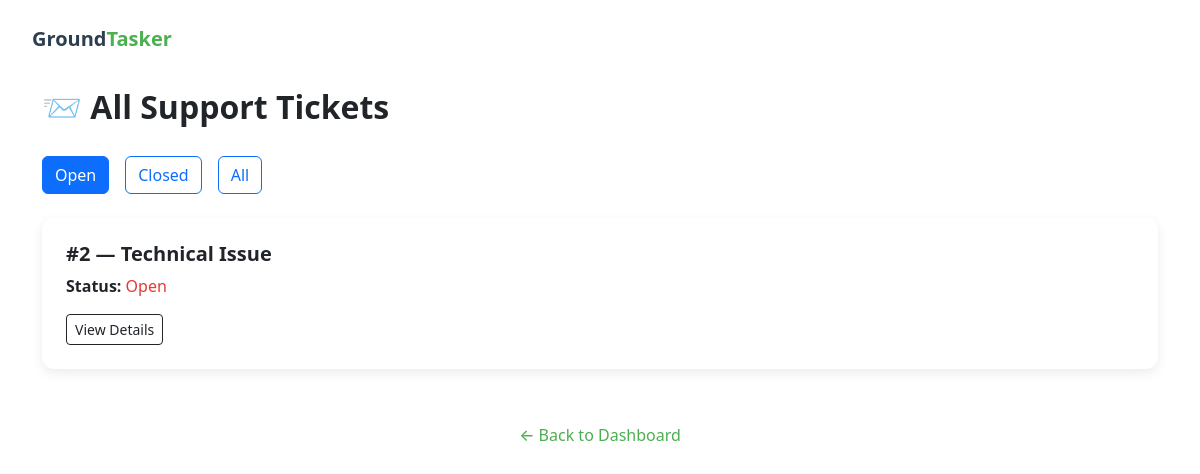
The app's page /admin-dashboard/tickets/?status=open (signed in), older data.
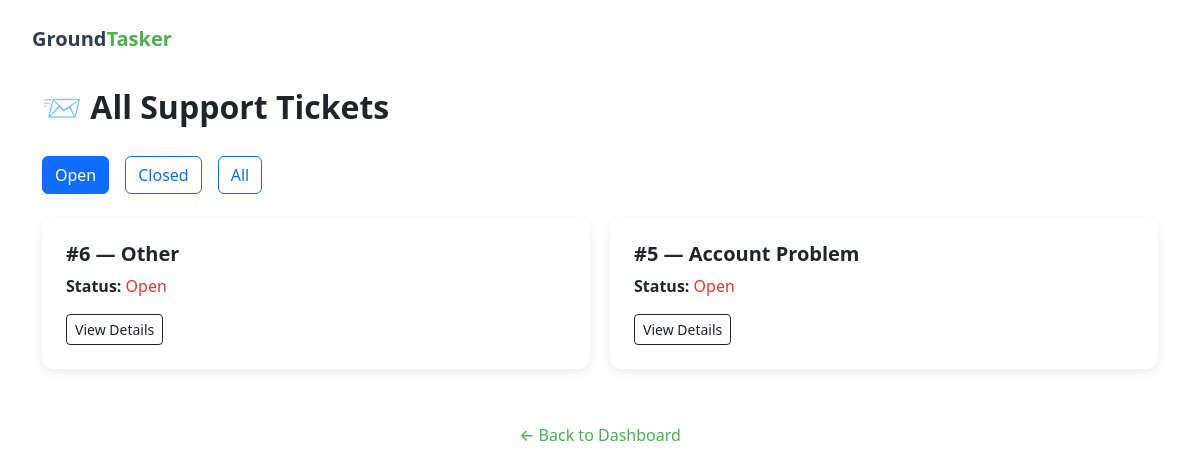
The same page, newer data.
### adminpanel/models.py (models this page shows, shortened)
class Ticket(models.Model):
    STATUS_CHOICES = [
        ('open', 'Open'),
        ('closed', 'Closed'),
    ]
    user = models.ForeignKey(User, on_delete=models.CASCADE)
    full_name = models.CharField(max_length=255)
    email = models.EmailField()
    category = models.CharField(max_length=100, default='General Support')
    message = models.TextField()
    attachment = models.FileField(upload_to='support_attachments/', blank=True, null=True)
    status = models.CharField(max_length=10, choices=STATUS_CHOICES, default='open')
    created_at = models.DateTimeField(auto_now_add=True)

### adminpanel/views.py (the view)
# urls.py: path('tickets/', admin_tickets_list, name='admin_tickets'),
@staff_member_required
def admin_tickets_list(request):
    status_filter = request.GET.get("status")
    tickets = Ticket.objects.all().order_by('-created_at')
    if status_filter in ["open", "closed"]:
        tickets = tickets.filter(status=status_filter)
    return render(request, 'admin_tickets.html', {
        'tickets': tickets,
        'current_status': status_filter
    })

### templates/admin_tickets.html (shortened to what this page needs)
{% load static %}
<!DOCTYPE html>
<html lang="en">
<head>
  <link rel="stylesheet" href="{% static 'css/admin.css' %}">
  <link rel="stylesheet" href="https://cdn.jsdelivr.net/npm/bootstrap@5.3.3/dist/css/bootstrap.min.css">
</head>
<body>
<div style="position: absolute; top: 24px; left: 32px;">
  <a href="{% url 'admin_dashboard' %}" style="font-size: 20px; font-weight: 600; text-decoration: none; color: #2c3e50;">
    Ground<span style="color: #4CAF50;">Tasker</span>
  </a>
</div>
  <div class="container py-5">
    <h1 class="admin-title">📨 All Support Tickets</h1>
    <div class="mb-4 d-flex gap-3">
        <a href="{% url 'admin_tickets' %}?status=open" class="btn {% if current_status == 'open' %}btn-primary{% else %}btn-outline-primary{% endif %}">Open</a>
        <a href="{% url 'admin_tickets' %}?status=closed" class="btn {% if current_status == 'closed' %}btn-primary{% else %}btn-outline-primary{% endif %}">Closed</a>
        <a href="{% url 'admin_tickets' %}" class="btn {% if not current_status %}btn-primary{% else %}btn-outline-primary{% endif %}">All</a>
    </div>
    <div class="admin-section">
      {% for ticket in tickets %}
        <div class="admin-card">
          <h5>#{{ ticket.id }} — {{ ticket.category }}</h5>
          <p><strong>Status:</strong>
            {% if ticket.status == "open" %}
              <span style="color: #e53935;">Open</span>
            {% else %}
              <span style="color: #43a047;">Closed</span>
            {% endif %}
          </p>
          <a class="btn btn-sm btn-outline-dark" href="{% url 'admin_ticket_detail' ticket.id %}">View Details</a>
        </div>
      {% endfor %}
    </div>
    <div class="text-center mt-4">
      <a class="back-link" href="{% url 'admin_dashboard' %}">← Back to Dashboard</a>
    </div>
  </div>
</body>
</html>

Row changes from the older to the newer data that the page shows:
removed Ticket: id "2", category "Technical Issue", status "Open"
added Ticket: id "6", category "Other", status "Open"
added Ticket: id "5", category "Account Problem", status "Open"
